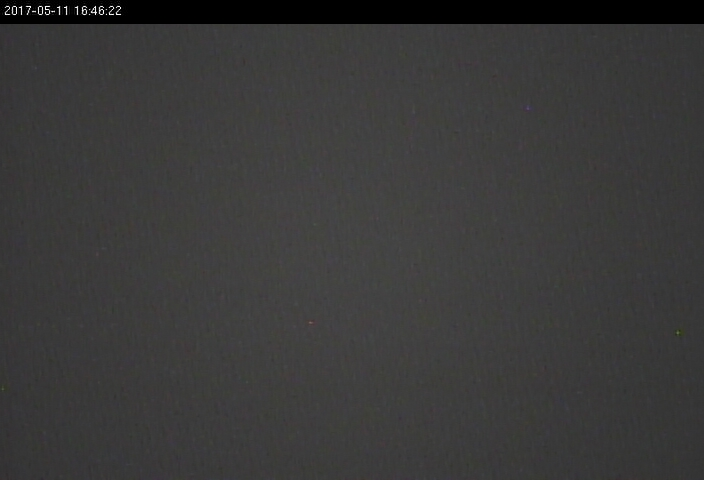
#> input picture samples/bg_nolbl.jpg, 704 x 480 px
$ jupyter execute Droplet_fitEllipse_1.ipynb   (older library calls are emulated)
#> lines starting #> are read from the running program, lines starting #| are printed output that depends on the picture; after the words box and inside, x2 and y2 are one past the last pixel; in counts of white or black regions, pixels touching at a corner belong together
[cell 1]
import numpy as np
import matplotlib.pyplot as plt
import matplotlib.image as mpimg
import cv2
import glob

from ipywidgets import interact

get_ipython().magic('matplotlib inline')
plt.rcParams['figure.figsize'] = (10.0, 8.0) # set default size of plots
plt.rcParams['image.interpolation'] = 'nearest'
plt.rcParams['image.cmap'] = 'gray'
plt.rcParams['axes.titlesize'] = 8

[cell 2]
bg = cv2.imread('./samples/bg_nolbl.jpg', 0)
#> bg: shape (480, 704); min 0, max 255, mean 57.5
droplet = cv2.imread('./samples/full_droplet_1.jpg', 0)
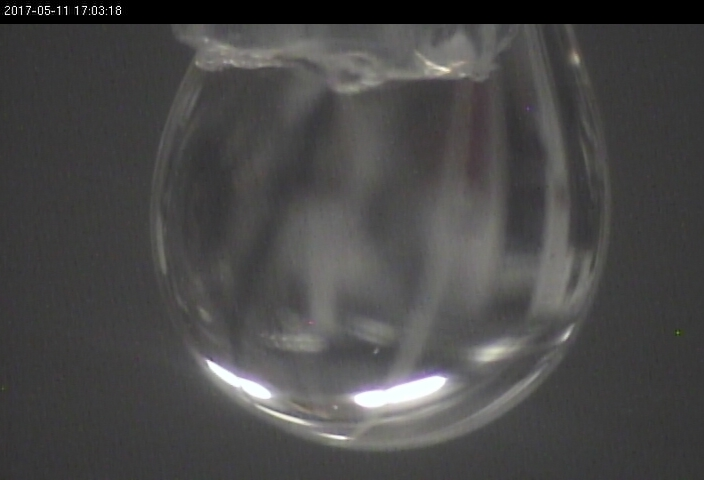
#> input picture samples/full_droplet_1.jpg, 704 x 480 px
#> droplet: shape (480, 704); min 0, max 255, mean 72.8

# crop the top
bg = bg[30:, :]
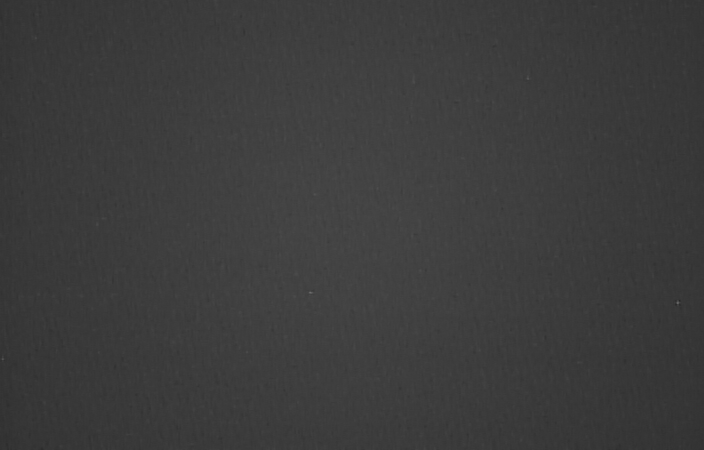
#> bg: shape (450, 704); min 38, max 109, mean 60.3
droplet = droplet[30:, :]
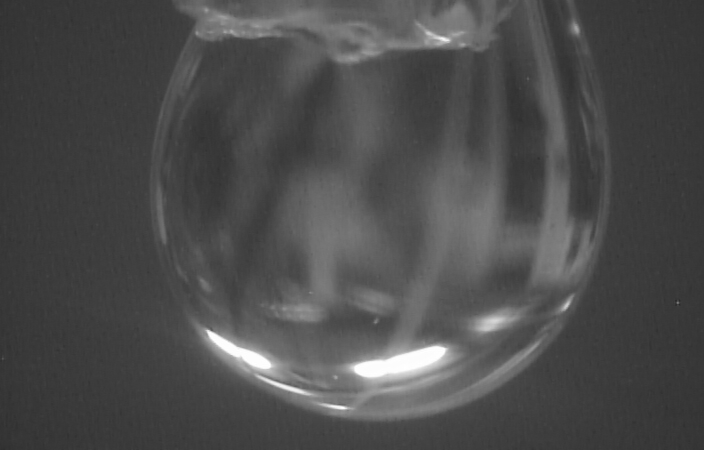
#> droplet: shape (450, 704); min 41, max 255, mean 76.4

droplet = cv2.blur(droplet, ksize=(9,9))
bg = cv2.blur(bg, ksize=(3,3))

fig, ((ax1, ax2), (ax3, ax4)) = plt.subplots(2, 2, figsize=(15, 15))

ax1.imshow(droplet)
ax2.imshow(bg)
ax3.hist(droplet.ravel(), 256, [0, 256])
ax4.hist(bg.ravel(), 256, [0, 256])

plt.show()
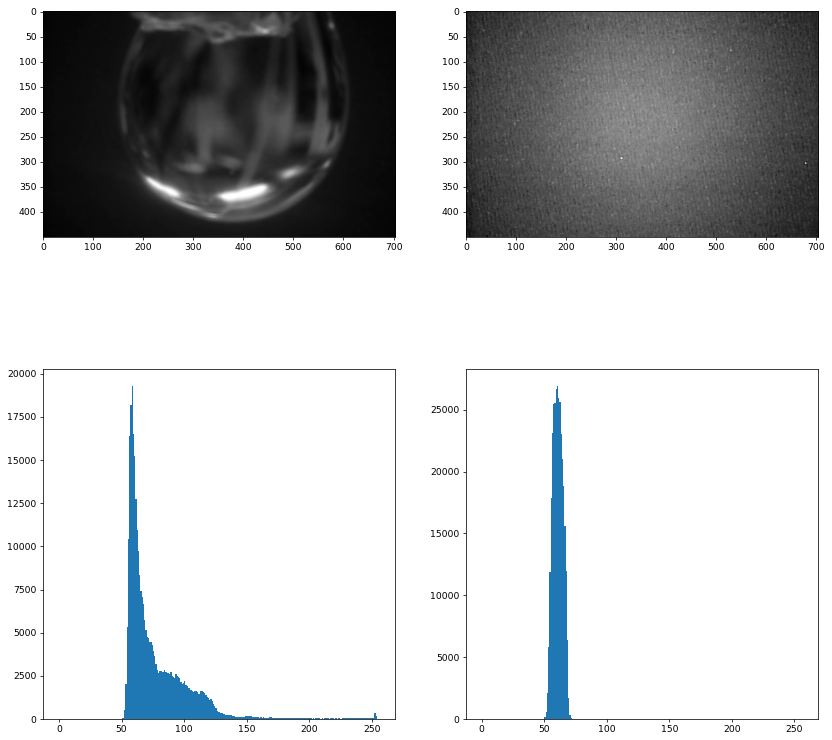
#> figure drawn by matplotlib, 4 panels; panel 3: tallest bar 19308 high, from x = 58 to 59; panel 4: tallest bar 26950 high, from x = 60 to 61
#> the sliders are set to low = 125, high = 127

### Apply thresholds

[cell 3]
low_thresh = 100
high_thresh = 250

def apply_thresh(low, high):
#> called with low = 125, high = 127
    ret, binary = cv2.threshold(droplet, low, high, 0)
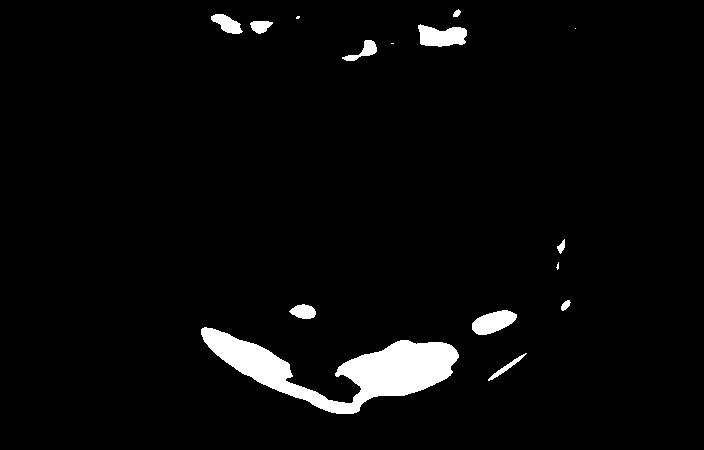
#> binary: shape (450, 704); values 0 (black) and 127 (white), 3.6% white; 15 white regions (4 under 20 px), largest, box (x1, y1, x2, y2) and area: (201, 327, 459, 414) 8437, (418, 24, 467, 47) 813, (472, 310, 517, 335) 738
#> ret = 125
    plt.imshow(binary, cmap='gray')
    plt.title('Result of binary thresholding')
    plt.show()

interact(apply_thresh, low=(0,250), high=(0, 255));

[cell 4]
low_thresh = 70
high_thresh = 255

ret, binary = cv2.threshold(droplet, low_thresh, high_thresh, 0)
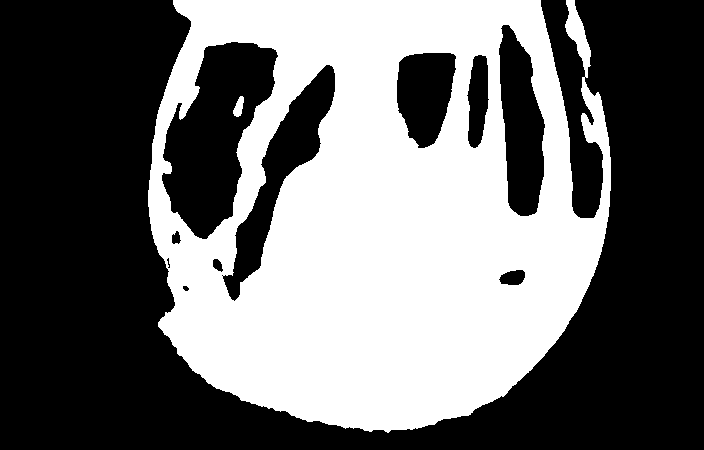
#> binary: shape (450, 704); 42.4% white; 2 white regions
#> ret = 70

im2, contours, hierarchy = cv2.findContours(binary, cv2.RETR_EXTERNAL, cv2.CHAIN_APPROX_SIMPLE)
#> contours = 1 contour; box (x1, y1, x2, y2) and area: (148, 0, 611, 433) 165288
segmented_img = np.dstack((droplet, droplet, droplet))
cv2.drawContours(segmented_img, contours, -1, (0, 255, 0), 3)
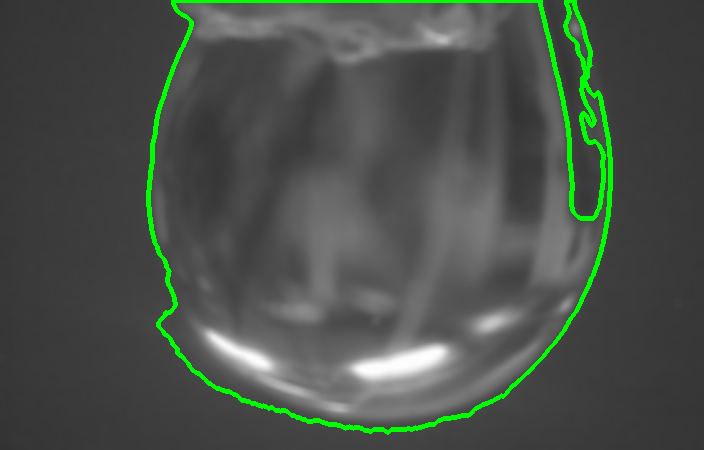
#> segmented_img: shape (450, 704, 3); mean of channels 0, 1, 2 74.3, 81.6, 74.3; drawn as B, G, R

plt.figure()
plt.title('Contours on original image')
plt.imshow(segmented_img)
plt.show()

[cell 5]
final = np.dstack((droplet, droplet, droplet))

for cnt in contours:
    if cnt.shape[0] > 5:
        an_ellipse = cv2.fitEllipse(cnt)
        cv2.ellipse(final, an_ellipse, (0, 0, 255), 3)
#> this loop made 1 pass
#> an_ellipse on pass 1: ((372.2, 179.6), (459.1, 521.1), 5.17)
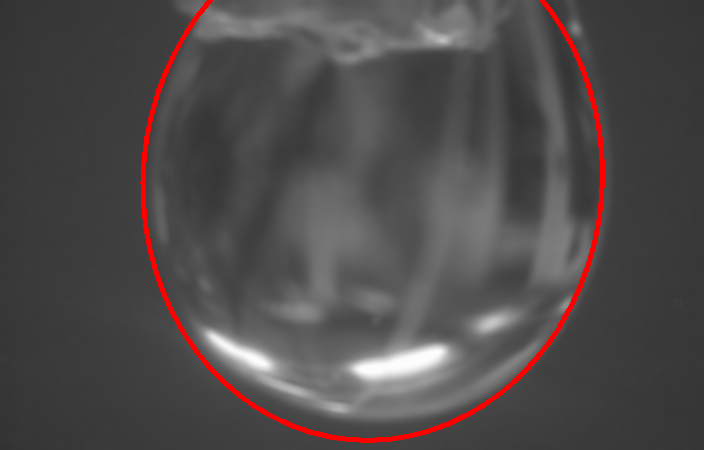
#> final: shape (450, 704, 3); mean of channels 0, 1, 2 75.1, 75.1, 79.8; drawn as B, G, R

plt.figure()
plt.title('Ellipse')
plt.imshow(final)
plt.show()
